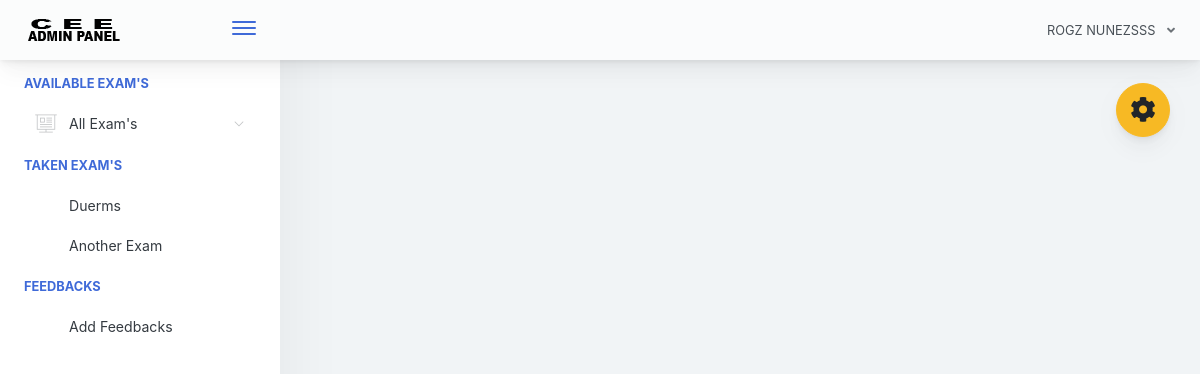
The page /home.php (signed in) on the database its author committed.
### tables this page shows
CREATE TABLE `examinee_tbl` (
  `exmne_id` int(11) NOT NULL,
  `exmne_fullname` varchar(1000) NOT NULL,
  `exmne_course` varchar(1000) NOT NULL,
  `exmne_gender` varchar(1000) NOT NULL,
  `exmne_birthdate` varchar(1000) NOT NULL,
  `exmne_year_level` varchar(1000) NOT NULL,
  `exmne_email` varchar(1000) NOT NULL,
  `exmne_password` varchar(1000) NOT NULL,
  `exmne_status` varchar(1000) NOT NULL DEFAULT 'active'
);

CREATE TABLE `exam_tbl` (
  `ex_id` int(11) NOT NULL,
  `cou_id` int(11) NOT NULL,
  `ex_title` varchar(1000) NOT NULL,
  `ex_time_limit` varchar(1000) NOT NULL,
  `ex_questlimit_display` int(11) NOT NULL,
  `ex_description` varchar(1000) NOT NULL,
  `ex_created` timestamp NOT NULL DEFAULT current_timestamp() ON UPDATE current_timestamp()
);

### query/selectData.php (called while the page is built, shortened)
<?php
$exmneId = $_SESSION['examineeSession']['exmne_id'];
$selExmneeData = $conn->query("SELECT * FROM examinee_tbl WHERE exmne_id='$exmneId' ")->fetch(PDO::FETCH_ASSOC);
 ?>

### includes/header.php (shortened to what this page needs)
<?php
  include("conn.php");
  include("query/selectData.php");
 ?>
<!doctype html>
<html lang="en">
<head>
    <link href="./main.css" rel="stylesheet">
    <link href="css/sweetalert.css" rel="stylesheet">
</head>
<body id="body">
    <div class="app-container app-theme-white body-tabs-shadow fixed-sidebar fixed-header">
        <div class="app-header header-shadow">
            <div class="app-header__logo">
                <a href="home.php"><div class="logo-src"></div></a>
                <div class="header__pane ml-auto">
                    <div>
                        <button type="button" class="hamburger close-sidebar-btn hamburger--elastic" data-class="closed-sidebar">
                            <span class="hamburger-box">
                                <span class="hamburger-inner"></span>
                            </span>
                        </button>
                    </div>
                </div>
            </div>
                <div class="app-header__content">
                <div class="app-header-right">
                    <div class="header-btn-lg pr-0">
                        <div class="widget-content p-0">
                            <div class="widget-content-wrapper">
                                <div class="widget-content-left">
                                    <div class="btn-group">
                                        <a data-toggle="dropdown" aria-haspopup="true" aria-expanded="false" class="p-0 btn">
                                            <?php
                                                echo strtoupper($selExmneeData['exmne_fullname']);
                                             ?>
                                            <i class="fa fa-angle-down ml-2 opacity-8"></i>
                                        </a>
                                    </div>
                                </div>
                            </div>
                        </div>
                    </div>        </div>
            </div>
        </div>

### includes/sidebar.php (shortened to what this page needs)
<div class="app-sidebar sidebar-shadow">
        <div class="scrollbar-sidebar">
        <div class="app-sidebar__inner">
            <ul class="vertical-nav-menu">
                <li class="app-sidebar__heading">AVAILABLE EXAM'S</li>
                <li>
                <a href="#">
                     <i class="metismenu-icon pe-7s-display2"></i>
                     All Exam's
                    <i class="metismenu-state-icon pe-7s-angle-down caret-left"></i>
                </a>
                </li>
                 <li class="app-sidebar__heading">TAKEN EXAM'S</li>
                <li>
                  <?php
                    $selTakenExam = $conn->query("SELECT * FROM exam_tbl et INNER JOIN exam_attempt ea ON et.ex_id = ea.exam_id WHERE exmne_id='$exmneId' ORDER BY ea.examat_id  ");
                    if($selTakenExam->rowCount() > 0)
                    {
                        while ($selTakenExamRow = $selTakenExam->fetch(PDO::FETCH_ASSOC)) { ?>
                            <a href="home.php?page=result&id=<?php echo $selTakenExamRow['ex_id']; ?>" >
                                <?php echo $selTakenExamRow['ex_title']; ?>
                            </a>
                        <?php }
                    }
                    else
                    { ?>
                        <a href="#" class="pl-3">You are not taking exam yet</a>
                    <?php }
                   ?>
                </li>
                <li class="app-sidebar__heading">FEEDBACKS</li>
                <li>
                    <a href="#" data-toggle="modal" data-target="#feedbacksModal" >
                        Add Feedbacks
                    </a>
                </li>
            </ul>
        </div>
    </div>
</div>

### rows shown on the page
examinee_tbl: exmne_fullname "ROGZ NUNEZSSS"
exam_tbl: ex_title "Duerms"
exam_tbl: ex_title "Another Exam"
